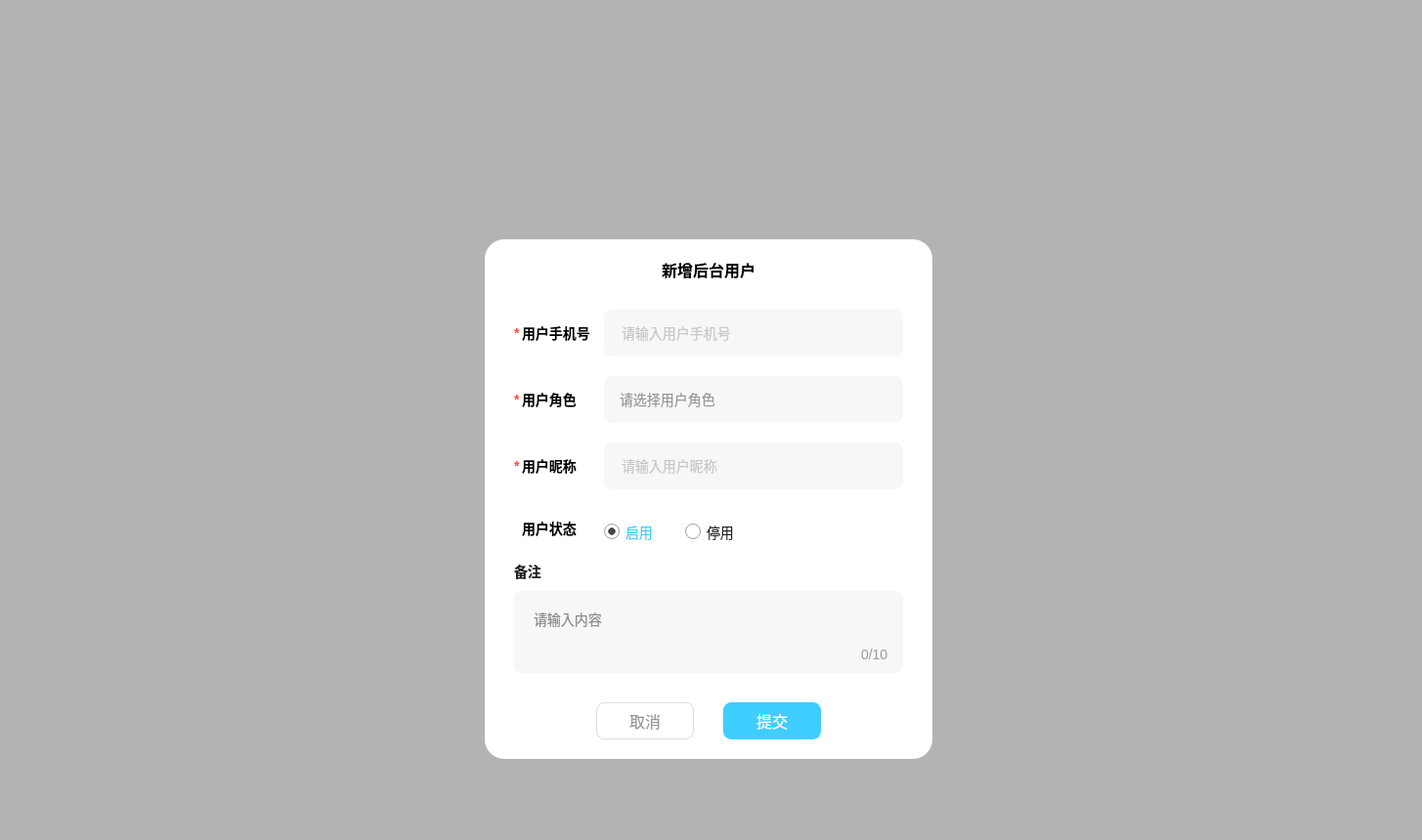
<?xml version="1.0" encoding="UTF-8"?>
<ui version="4.0">
 <class>EditUserDialog</class>
 <widget class="QDialog" name="EditUserDialog">
  <property name="geometry">
   <rect>
    <x>0</x>
    <y>0</y>
    <width>1455</width>
    <height>860</height>
   </rect>
  </property>
  <property name="windowTitle">
   <string>Dialog</string>
  </property>
  <property name="styleSheet">
   <string notr="true">#EditUserDialog {
background-color: #FFFFFF;
}
*{
font-family : 微软雅⿊;
font-size : 14px;
}</string>
  </property>
  <layout class="QVBoxLayout" name="verticalLayout">
   <property name="spacing">
    <number>0</number>
   </property>
   <property name="leftMargin">
    <number>0</number>
   </property>
   <property name="topMargin">
    <number>0</number>
   </property>
   <property name="rightMargin">
    <number>0</number>
   </property>
   <property name="bottomMargin">
    <number>0</number>
   </property>
   <item>
    <widget class="QWidget" name="bg" native="true">
     <property name="styleSheet">
      <string notr="true">#bg{
background-color:rgba(0, 0, 0, 0.3);
}</string>
     </property>
     <layout class="QVBoxLayout" name="verticalLayout_2">
      <property name="spacing">
       <number>0</number>
      </property>
      <property name="leftMargin">
       <number>496</number>
      </property>
      <property name="topMargin">
       <number>164</number>
      </property>
      <property name="rightMargin">
       <number>1</number>
      </property>
      <property name="bottomMargin">
       <number>1</number>
      </property>
      <item>
       <widget class="QWidget" name="content" native="true">
        <property name="minimumSize">
         <size>
          <width>458</width>
          <height>532</height>
         </size>
        </property>
        <property name="maximumSize">
         <size>
          <width>458</width>
          <height>532</height>
         </size>
        </property>
        <property name="styleSheet">
         <string notr="true">#content{
border-radius : 20px;
background-color : #FFFFFF;
}</string>
        </property>
        <widget class="QLabel" name="titleLabel">
         <property name="geometry">
          <rect>
           <x>181</x>
           <y>20</y>
           <width>96</width>
           <height>21</height>
          </rect>
         </property>
         <property name="styleSheet">
          <string notr="true">#titleLabel {
font-size: 16px;
font-weight: 900;
line-height: 21px;
}</string>
         </property>
         <property name="text">
          <string>新增后台用户</string>
         </property>
        </widget>
        <widget class="QLabel" name="starLabel">
         <property name="geometry">
          <rect>
           <x>30</x>
           <y>86</y>
           <width>16</width>
           <height>19</height>
          </rect>
         </property>
         <property name="styleSheet">
          <string notr="true">#starLabel {
line-height: 19px;
color: #FF4A3C;
font-weight: 900;
}</string>
         </property>
         <property name="text">
          <string>*</string>
         </property>
        </widget>
        <widget class="QLabel" name="phoneLabel">
         <property name="geometry">
          <rect>
           <x>38</x>
           <y>86</y>
           <width>77</width>
           <height>19</height>
          </rect>
         </property>
         <property name="styleSheet">
          <string notr="true">#phoneLabel{
line-height: 19px;
font-weight: 900;
}</string>
         </property>
         <property name="text">
          <string>用户手机号</string>
         </property>
        </widget>
        <widget class="QLineEdit" name="phoneEdit">
         <property name="geometry">
          <rect>
           <x>122</x>
           <y>72</y>
           <width>306</width>
           <height>48</height>
          </rect>
         </property>
         <property name="styleSheet">
          <string notr="true">#phoneEdit {
background-color: #F7F7F7;
border: none;
border-radius: 8px;
color: #999999;
line-height: 14px;
padding-left: 16px;
placeholder-text-color: #999999;
}</string>
         </property>
         <property name="placeholderText">
          <string>请输入用户手机号</string>
         </property>
        </widget>
        <widget class="QLabel" name="starLabel2">
         <property name="geometry">
          <rect>
           <x>30</x>
           <y>154</y>
           <width>16</width>
           <height>19</height>
          </rect>
         </property>
         <property name="styleSheet">
          <string notr="true">#starLabel2 {
line-height: 19px;
color: #FF4A3C;
font-weight: 900;
}</string>
         </property>
         <property name="text">
          <string>*</string>
         </property>
        </widget>
        <widget class="QLabel" name="roleLabel">
         <property name="geometry">
          <rect>
           <x>38</x>
           <y>154</y>
           <width>77</width>
           <height>19</height>
          </rect>
         </property>
         <property name="styleSheet">
          <string notr="true">#roleLabel {
line-height: 19px;
font-weight: 900;
}</string>
         </property>
         <property name="text">
          <string>用户角色</string>
         </property>
        </widget>
        <widget class="QComboBox" name="roleComboBox">
         <property name="geometry">
          <rect>
           <x>122</x>
           <y>140</y>
           <width>306</width>
           <height>48</height>
          </rect>
         </property>
         <property name="styleSheet">
          <string notr="true">QComboBox {
background-color: #F7F7F7;
border-radius: 8px;
color: #999999;
padding-left: 16px;
placeholder-text-color: #999999;
}
QComboBox::drop-down {
border: none;
width: 33px;
}
QComboBox::down-arrow {
width: 24px;
height: 24px;
background-color: transparent;
image: url(:/images/admin/triangle2.png);
}
QComboBox QAbstractItemView {
/* 去掉⿏标悬停在每个 item 上的虚线框 */
outline: 0px;
}
QComboBox QAbstractItemView::item {
color: #222222;
padding-left:16px;
background-color: #FFFFFF;
height: 30px;
}
QComboBox QAbstractItemView::item:selected {
background-color: #409CE1;
color: #FFFFFF;
}</string>
         </property>
         <property name="placeholderText">
          <string>请选择用户角色</string>
         </property>
        </widget>
        <widget class="QLabel" name="starLabel3">
         <property name="geometry">
          <rect>
           <x>30</x>
           <y>222</y>
           <width>16</width>
           <height>19</height>
          </rect>
         </property>
         <property name="styleSheet">
          <string notr="true">#starLabel3 {
line-height: 19px;
color: #FF4A3C;
font-weight: 900;
}</string>
         </property>
         <property name="text">
          <string>*</string>
         </property>
        </widget>
        <widget class="QLabel" name="nameLabel">
         <property name="geometry">
          <rect>
           <x>38</x>
           <y>222</y>
           <width>77</width>
           <height>19</height>
          </rect>
         </property>
         <property name="styleSheet">
          <string notr="true">#nameLabel {
line-height: 19px;
font-weight: 900;
}</string>
         </property>
         <property name="text">
          <string>用户昵称</string>
         </property>
        </widget>
        <widget class="QLineEdit" name="nameEdit">
         <property name="geometry">
          <rect>
           <x>122</x>
           <y>208</y>
           <width>306</width>
           <height>48</height>
          </rect>
         </property>
         <property name="styleSheet">
          <string notr="true">#nameEdit {
background-color: #F7F7F7;
border: none;
border-radius: 8px;
color: #999999;
line-height: 14px;
padding-left: 16px;
placeholder-text-color: #999999;
}</string>
         </property>
         <property name="placeholderText">
          <string>请输入用户昵称</string>
         </property>
        </widget>
        <widget class="QLabel" name="statusLabel">
         <property name="geometry">
          <rect>
           <x>38</x>
           <y>286</y>
           <width>77</width>
           <height>19</height>
          </rect>
         </property>
         <property name="styleSheet">
          <string notr="true">#statusLabel {
line-height: 19px;
font-weight: 900;
}</string>
         </property>
         <property name="text">
          <string>用户状态</string>
         </property>
        </widget>
        <widget class="QRadioButton" name="startRadioBtn">
         <property name="geometry">
          <rect>
           <x>122</x>
           <y>288</y>
           <width>61</width>
           <height>23</height>
          </rect>
         </property>
         <property name="styleSheet">
          <string notr="true">QRadioButton {
}
QRadioButton::checked {
color: #3ECEFF;
}
QRadioButton::indicator {
width: 16px;
height: 16px;
}
QRadioButton::indicator::checked {
image: url(:/images/admin/checked.png);
}
QRadioButton::indicator::unchecked {
image: url(:/images/admin/unchecked.png);
}</string>
         </property>
         <property name="text">
          <string>启用</string>
         </property>
         <property name="checked">
          <bool>true</bool>
         </property>
        </widget>
        <widget class="QRadioButton" name="stopRadioBtn">
         <property name="geometry">
          <rect>
           <x>205</x>
           <y>288</y>
           <width>61</width>
           <height>23</height>
          </rect>
         </property>
         <property name="styleSheet">
          <string notr="true">QRadioButton {
color: #222222;
}
QRadioButton::checked {
color: #3ECEFF;
}
QRadioButton::indicator {
width: 16px;
height: 16px;
}
QRadioButton::indicator::checked {
image: url(:/images/admin/checked.png);
}
QRadioButton::indicator::unchecked {
image: url(:/images/admin/unchecked.png);
}</string>
         </property>
         <property name="text">
          <string>停用</string>
         </property>
        </widget>
        <widget class="QLabel" name="remarkLabel">
         <property name="geometry">
          <rect>
           <x>30</x>
           <y>330</y>
           <width>69</width>
           <height>19</height>
          </rect>
         </property>
         <property name="styleSheet">
          <string notr="true">#remarkLabel{
font-weight: 900;
color: #222222;
}</string>
         </property>
         <property name="text">
          <string>备注</string>
         </property>
        </widget>
        <widget class="QPlainTextEdit" name="commentTextEdit">
         <property name="geometry">
          <rect>
           <x>30</x>
           <y>360</y>
           <width>398</width>
           <height>84</height>
          </rect>
         </property>
         <property name="styleSheet">
          <string notr="true">#commentTextEdit {
background-color: #F7F7F7;
border: none;
outline: none;
border-radius: 8px;
color: #222222;
padding: 14px 16px 14px 16px;
}</string>
         </property>
         <property name="placeholderText">
          <string>请输入内容</string>
         </property>
        </widget>
        <widget class="QLabel" name="wordCount">
         <property name="geometry">
          <rect>
           <x>385</x>
           <y>415</y>
           <width>41</width>
           <height>19</height>
          </rect>
         </property>
         <property name="styleSheet">
          <string notr="true">#wordCount{
color : #999999;
}</string>
         </property>
         <property name="text">
          <string>0/10</string>
         </property>
        </widget>
        <widget class="QPushButton" name="cancelBtn">
         <property name="geometry">
          <rect>
           <x>114</x>
           <y>474</y>
           <width>100</width>
           <height>38</height>
          </rect>
         </property>
         <property name="styleSheet">
          <string notr="true">#cancelBtn {
background-color: #FFF;
border: 1px solid #DEDEDE;
border-radius: 8px;
color: #999999;
font-size: 16px;
}</string>
         </property>
         <property name="text">
          <string>取消</string>
         </property>
        </widget>
        <widget class="QPushButton" name="submitBtn">
         <property name="geometry">
          <rect>
           <x>244</x>
           <y>474</y>
           <width>100</width>
           <height>38</height>
          </rect>
         </property>
         <property name="styleSheet">
          <string notr="true">#submitBtn {
background-color: #3ECEFF;
border: 1px solid #3ECEFF;
border-radius: 8px;
color: #FFFFFF;
font-size: 16px;
}</string>
         </property>
         <property name="text">
          <string>提交</string>
         </property>
        </widget>
       </widget>
      </item>
     </layout>
    </widget>
   </item>
  </layout>
 </widget>
 <resources/>
 <connections/>
</ui>
